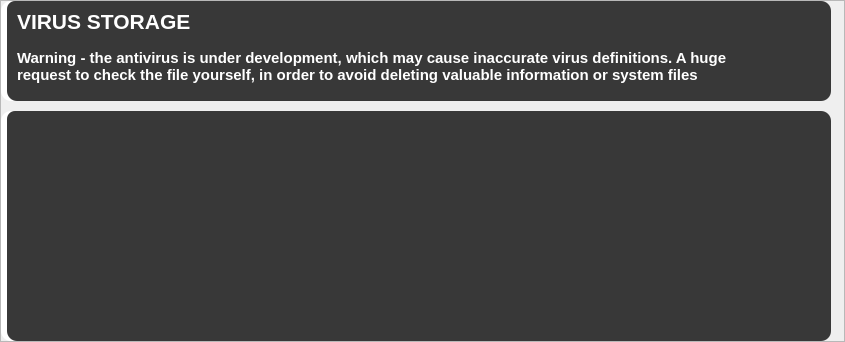
         <widget class="QWidget" name="virus_storage_scroll_area_widget">
          <property name="geometry">
           <rect>
            <x>0</x>
            <y>0</y>
            <width>845</width>
            <height>341</height>
           </rect>
          </property>
          <layout class="QVBoxLayout" name="verticalLayout_22">
           <property name="spacing">
            <number>10</number>
           </property>
           <property name="leftMargin">
            <number>0</number>
           </property>
           <property name="topMargin">
            <number>0</number>
           </property>
           <property name="rightMargin">
            <number>0</number>
           </property>
           <property name="bottomMargin">
            <number>0</number>
           </property>
           <item alignment="Qt::AlignTop">
            <widget class="QFrame" name="virus_storage_scroll_area_frame">
             <property name="frameShape">
              <enum>QFrame::StyledPanel</enum>
             </property>
             <property name="frameShadow">
              <enum>QFrame::Raised</enum>
             </property>
             <layout class="QVBoxLayout" name="verticalLayout_23">
              <property name="spacing">
               <number>10</number>
              </property>
              <property name="leftMargin">
               <number>0</number>
              </property>
              <property name="topMargin">
               <number>0</number>
              </property>
              <property name="rightMargin">
               <number>0</number>
              </property>
              <property name="bottomMargin">
               <number>0</number>
              </property>
              <item>
               <widget class="QFrame" name="virus_storage_main_title">
                <property name="minimumSize">
                 <size>
                  <width>830</width>
                  <height>100</height>
                 </size>
                </property>
                <property name="maximumSize">
                 <size>
                  <width>830</width>
                  <height>130</height>
                 </size>
                </property>
                <property name="styleSheet">
                 <string notr="true">background-color: #FFF;
border-radius: 10px;
border-top-right-radius: 15px;
border-bottom-right-radius: 15px;</string>
                </property>
                <property name="frameShape">
                 <enum>QFrame::StyledPanel</enum>
                </property>
                <property name="frameShadow">
                 <enum>QFrame::Raised</enum>
                </property>
                <layout class="QVBoxLayout" name="verticalLayout_24">
                 <property name="spacing">
                  <number>0</number>
                 </property>
                 <property name="leftMargin">
                  <number>6</number>
                 </property>
                 <property name="topMargin">
                  <number>0</number>
                 </property>
                 <property name="rightMargin">
                  <number>0</number>
                 </property>
                 <property name="bottomMargin">
                  <number>0</number>
                 </property>
                 <item>
                  <widget class="QFrame" name="virus_storage_title_grey">
                   <property name="minimumSize">
                    <size>
                     <width>0</width>
                     <height>0</height>
                    </size>
                   </property>
                   <property name="styleSheet">
                    <string notr="true">QFrame {
background-color: #383838;
border-radius: 10px;
border-top-left-radius: 8px;
}
QFrame:hover{
	background-color: #3C3C3C;
}</string>
                   </property>
                   <property name="frameShape">
                    <enum>QFrame::StyledPanel</enum>
                   </property>
                   <property name="frameShadow">
                    <enum>QFrame::Raised</enum>
                   </property>
                   <widget class="QLabel" name="virus_storage_main_title_label">
                    <property name="geometry">
                     <rect>
                      <x>10</x>
                      <y>5</y>
                      <width>451</width>
                      <height>31</height>
                     </rect>
                    </property>
                    <property name="font">
                     <font>
                      <family>Segoe UI</family>
                      <pointsize>16</pointsize>
                      <weight>75</weight>
                      <bold>true</bold>
                     </font>
                    </property>
                    <property name="styleSheet">
                     <string notr="true">color: #FFF;
background: none;</string>
                    </property>
                    <property name="text">
                     <string>VIRUS STORAGE</string>
                    </property>
                   </widget>
                   <widget class="QLabel" name="virus_storage_warning">
                    <property name="geometry">
                     <rect>
                      <x>10</x>
                      <y>40</y>
                      <width>721</width>
                      <height>51</height>
                     </rect>
                    </property>
                    <property name="font">
                     <font>
                      <family>Segoe UI</family>
                      <pointsize>11</pointsize>
                      <weight>75</weight>
                      <bold>true</bold>
                     </font>
                    </property>
                    <property name="styleSheet">
                     <string notr="true">color: #FFF;
background: none;</string>
                    </property>
                    <property name="text">
                     <string>&lt;html&gt;&lt;head/&gt;&lt;body&gt;&lt;p&gt;Warning - the antivirus is under development, which may cause inaccurate virus definitions.  A huge request to check the file yourself, in order to avoid deleting valuable information or system files&lt;/p&gt;&lt;/body&gt;&lt;/html&gt;</string>
                    </property>
                    <property name="wordWrap">
                     <bool>true</bool>
                    </property>
                   </widget>
                  </widget>
                 </item>
                </layout>
               </widget>
              </item>
              <item>
               <widget class="QFrame" name="virus_storage_finded_viruses">
                <property name="minimumSize">
                 <size>
                  <width>500</width>
                  <height>230</height>
                 </size>
                </property>
                <property name="maximumSize">
                 <size>
                  <width>830</width>
                  <height>16777215</height>
                 </size>
                </property>
                <property name="styleSheet">
                 <string notr="true">background-color: #FFF;
border-radius: 10px;
border-top-right-radius: 17px;
border-bottom-right-radius: 17px;</string>
                </property>
                <property name="frameShape">
                 <enum>QFrame::StyledPanel</enum>
                </property>
                <property name="frameShadow">
                 <enum>QFrame::Raised</enum>
                </property>
                <layout class="QVBoxLayout" name="verticalLayout_30">
                 <property name="spacing">
                  <number>0</number>
                 </property>
                 <property name="leftMargin">
                  <number>6</number>
                 </property>
                 <property name="topMargin">
                  <number>0</number>
                 </property>
                 <property name="rightMargin">
                  <number>0</number>
                 </property>
                 <property name="bottomMargin">
                  <number>0</number>
                 </property>
                 <item>
                  <widget class="QFrame" name="virus_storage_finded_viruses_grey">
                   <property name="minimumSize">
                    <size>
                     <width>465</width>
                     <height>35</height>
                    </size>
                   </property>
                   <property name="styleSheet">
                    <string notr="true">QFrame {
	background-color: #383838;
	border-radius: 10px;
	border-top-left-radius: 8px;
}

QFrame:hover{
	background-color: #3C3C3C;
}</string>
                   </property>
                   <property name="frameShape">
                    <enum>QFrame::StyledPanel</enum>
                   </property>
                   <property name="frameShadow">
                    <enum>QFrame::Raised</enum>
                   </property>
                   <layout class="QHBoxLayout" name="horizontalLayout_32">
                    <property name="spacing">
                     <number>0</number>
                    </property>
                    <property name="leftMargin">
                     <number>10</number>
                    </property>
                    <property name="topMargin">
                     <number>4</number>
                    </property>
                    <property name="rightMargin">
                     <number>0</number>
                    </property>
                    <property name="bottomMargin">
                     <number>4</number>
                    </property>
                    <item>
                     <widget class="QTableWidget" name="virus_storage_table">
                      <property name="font">
                       <font>
                        <pointsize>11</pointsize>
                        <weight>75</weight>
                        <bold>true</bold>
                       </font>
                      </property>
                      <property name="focusPolicy">
                       <enum>Qt::NoFocus</enum>
                      </property>
                      <property name="layoutDirection">
                       <enum>Qt::LeftToRight</enum>
                      </property>
                      <property name="styleSheet">
                       <string notr="true">QTableWidget {	
	background-color: transparent;
}
QTableWidget::item{
	color: rgb(255, 255, 255);
}

QScrollBar:horizontal {
	margin-left: 10px;
}
 QScrollBar:vertical {
	border: none;
    background: rgb(52, 59, 72);
    width: 14px;
    margin: 21px 0 21px 0;
	border-radius: 0px;
 }

QTableWidget::horizontalHeader {	
	background-color: rgb(81, 255, 0);
}
QHeaderView::section:horizontal
{
    border: 1px solid rgb(44, 49, 60);
	background-color: rgb(39, 44, 54);
	padding: 3px;
	border-top-left-radius: 7px;
    border-top-right-radius: 7px;
}
QHeaderView::section:vertical
{
    border: 1px solid rgb(44, 49, 60);
}</string>
                      </property>
                      <property name="frameShape">
                       <enum>QFrame::StyledPanel</enum>
                      </property>
                      <property name="frameShadow">
                       <enum>QFrame::Sunken</enum>
                      </property>
                      <property name="verticalScrollBarPolicy">
                       <enum>Qt::ScrollBarAlwaysOff</enum>
                      </property>
                      <property name="horizontalScrollBarPolicy">
                       <enum>Qt::ScrollBarAlwaysOff</enum>
                      </property>
                      <property name="sizeAdjustPolicy">
                       <enum>QAbstractScrollArea::AdjustToContents</enum>
                      </property>
                      <property name="autoScroll">
                       <bool>false</bool>
                      </property>
                      <property name="editTriggers">
                       <set>QAbstractItemView::NoEditTriggers</set>
                      </property>
                      <property name="tabKeyNavigation">
                       <bool>false</bool>
                      </property>
                      <property name="showDropIndicator" stdset="0">
                       <bool>false</bool>
                      </property>
                      <property name="dragDropOverwriteMode">
                       <bool>false</bool>
                      </property>
                      <property name="selectionMode">
                       <enum>QAbstractItemView::NoSelection</enum>
                      </property>
                      <property name="selectionBehavior">
                       <enum>QAbstractItemView::SelectItems</enum>
                      </property>
                      <property name="textElideMode">
                       <enum>Qt::ElideNone</enum>
                      </property>
                      <property name="verticalScrollMode">
                       <enum>QAbstractItemView::ScrollPerItem</enum>
                      </property>
                      <property name="horizontalScrollMode">
                       <enum>QAbstractItemView::ScrollPerItem</enum>
                      </property>
                      <property name="showGrid">
                       <bool>false</bool>
                      </property>
                      <property name="wordWrap">
                       <bool>false</bool>
                      </property>
                      <property name="cornerButtonEnabled">
                       <bool>false</bool>
                      </property>
                      <attribute name="horizontalHeaderVisible">
                       <bool>false</bool>
                      </attribute>
                      <attribute name="horizontalHeaderHighlightSections">
                       <bool>false</bool>
                      </attribute>
                      <attribute name="verticalHeaderVisible">
                       <bool>false</bool>
                      </attribute>
                      <column>
                       <property name="text">
                        <string>time</string>
                       </property>
                      </column>
                      <column>
                       <property name="text">
                        <string>threats</string>
                       </property>
                      </column>
                      <column>
                       <property name="text">
                        <string>path</string>
                       </property>
                      </column>
                      <column>
                       <property name="text">
                        <string>copy_btn</string>
                       </property>
                      </column>
                      <column>
                       <property name="text">
                        <string>delete_btn</string>
                       </property>
                      </column>
                      <column>
                       <property name="text">
                        <string>close_btn</string>
                       </property>
                      </column>
                     </widget>
                    </item>
                   </layout>
                  </widget>
                 </item>
                </layout>
               </widget>
              </item>
             </layout>
            </widget>
           </item>
          </layout>
         </widget>
